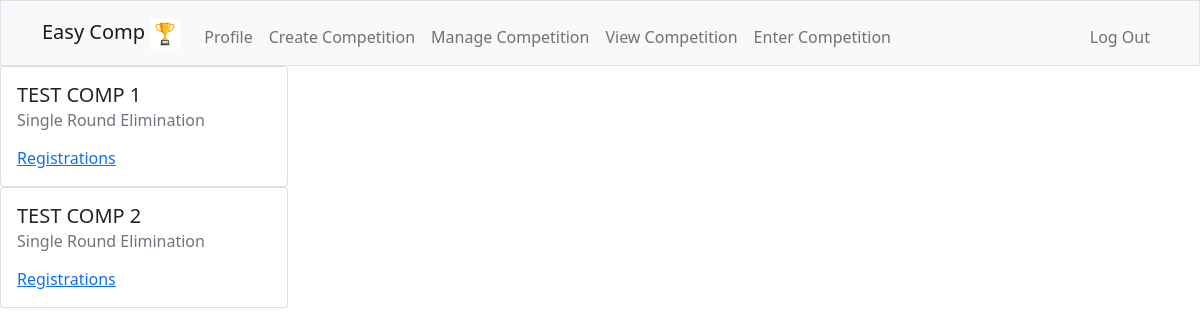
/view (signed in), run on the app's committed database.
### tables this page shows
CREATE TABLE competitions (
    id INTEGER NOT NULL,
    name TEXT NOT NULL UNIQUE,
    format TEXT NOT NULL,
    organizer_id INTEGER NOT NULL,
    PRIMARY KEY(id),
    FOREIGN KEY(organizer_id) REFERENCES users(id)
);

### app.py (the view)
@app.route("/view", methods=["GET"])
@login_required
def view():
    competitions = db.execute("SELECT DISTINCT name, format FROM competitions")
    return render_template("view-comp.html", competitions=competitions)

### app.py (called while the page is built)
@app.after_request
def after_request(response):
    response.headers["Cache-Control"] = "no-cache, no-store, must-revalidate"
    response.headers["Expires"] = 0
    response.headers["Pragma"] = "no-cache"
    return response

### helpers.py (called while the page is built)
def login_required(f):
    @wraps(f)
    def decorated_function(*args, **kwargs):
        if session.get("user_id") is None:
            return redirect("/login")
        return f(*args, **kwargs)
    return decorated_function

### templates/view-comp.html (shortened to what this page needs)
{% extends "layout.html" %}
{% block main %}
{% for competition in competitions %}
<div class="card" style="width: 18rem;" name="competitioncard">
    <div class="card-body">
      <h5 class="card-title">{{competition['name']}}</h5>
      <h6 class="card-subtitle mb-2 text-muted">{{ competition['format']}}</h6>
      <a href="/registrations/{{competition['name']}}" class="card-link">Registrations</a>
    </div>
  </div>
  {% endfor %}
{% endblock %}

### data on the page
competitions: name "TEST COMP 1", format "Single Round Elimination"
competitions: name "TEST COMP 2", format "Single Round Elimination"
